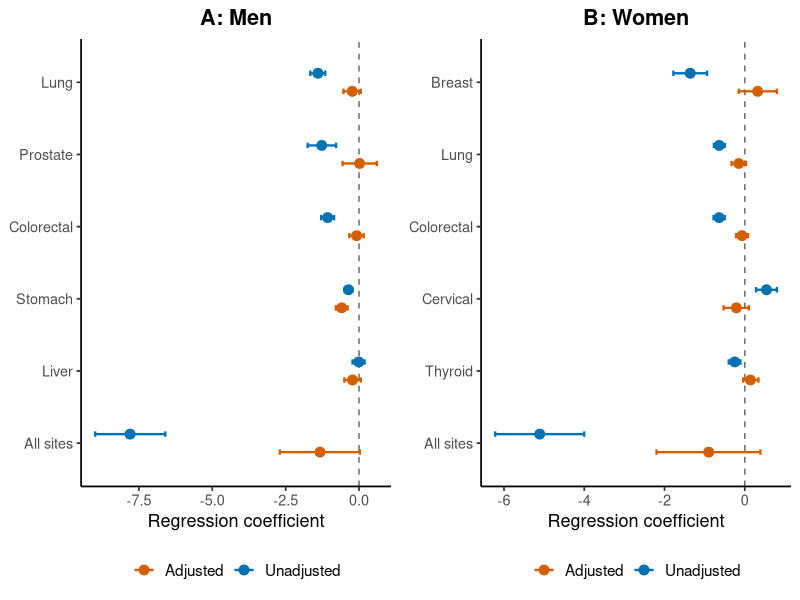
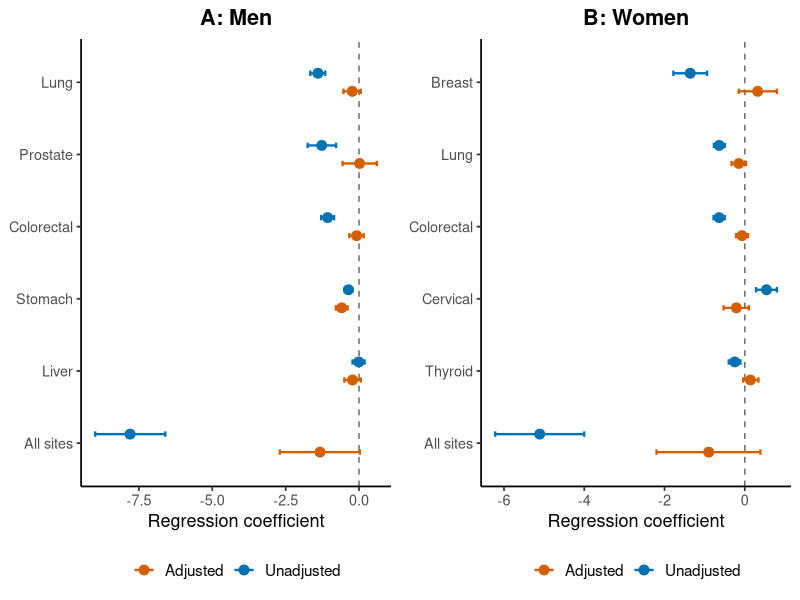

Reproduce these figures in R, in order.
library(ggplot2)
library(gridExtra)

###############################
## Men
###############################

men <- data.frame(
  Cancer = factor(c("Lung","Prostate","Colorectal","Stomach","Liver","All sites"),
                  levels = rev(c("Lung","Prostate","Colorectal","Stomach","Liver","All sites"))),
  
  Type = rep(c("Adjusted","Unadjusted"), each = 6),
  
  Estimate = c(
    -0.23, 0.02, -0.08, -0.59, -0.22, -1.33,
    -1.40,-1.27,-1.07,-0.36,-0.01,-7.80
  ),
  
  Lower = c(
    -0.53,-0.56,-0.33,-0.79,-0.50,-2.70,
    -1.66,-1.75,-1.29,-0.50,-0.22,-8.99
  ),
  
  Upper = c(
    0.06,0.61,0.16,-0.39,0.06,0.03,
    -1.15,-0.78,-0.85,-0.23,0.19,-6.60
  )
)

###############################
## Women
###############################

women <- data.frame(
  Cancer = factor(c("Breast","Lung","Colorectal","Cervical","Thyroid","All sites"),
                  levels = rev(c("Breast","Lung","Colorectal","Cervical","Thyroid","All sites"))),
  
  Type = rep(c("Adjusted","Unadjusted"), each = 6),
  
  Estimate = c(
    0.32,-0.15,-0.07,-0.21,0.14,-0.90,
    -1.36,-0.64,-0.64,0.54,-0.25,-5.11
  ),
  
  Lower = c(
    -0.15,-0.33,-0.22,-0.53,-0.04,-2.20,
    -1.78,-0.77,-0.78,0.28,-0.40,-6.22
  ),
  
  Upper = c(
    0.80,0.03,0.08,0.10,0.34,0.39,
    -0.94,-0.50,-0.50,0.80,-0.11,-4.00
  )
)

###############################
## Forest function
###############################

forest_plot <- function(dat,title){
  
  ggplot(dat,
         aes(x = Estimate,
             y = Cancer,
             colour = Type)) +
    
    geom_vline(xintercept = 0,
               linetype = 2,
               colour = "grey40") +
    
    geom_errorbarh(aes(xmin = Lower,
                       xmax = Upper),
                   height = 0.15,
                   position = position_dodge(width = 0.5),
                   linewidth = 0.8) +
    
    geom_point(position = position_dodge(width = 0.5),
               size = 3) +
    
    scale_colour_manual(values = c(
      "Adjusted" = "#D55E00",
      "Unadjusted" = "#0072B2"
    )) +
    
    labs(title = title,
         x = "Regression coefficient",
         y = NULL,
         colour = NULL) +
    
    theme_classic(base_size = 13) +
    
    theme(
      plot.title = element_text(face="bold",hjust=.5),
      legend.position = "bottom",
      legend.text = element_text(size=11)
    )
}

###############################
## Draw
###############################

p1 <- forest_plot(men,"A: Men")
p2 <- forest_plot(women,"B: Women")

grid.arrange(
  p1,
  p2,
  ncol = 2
) 

tiff("Forest_plot_temperature_cancer.tif",
     width = 12,
     height = 6,
     units = "in",
     res = 600,
     compression = "lzw")

grid.arrange(
  p1,
  p2,
  ncol = 2
)

dev.off()
